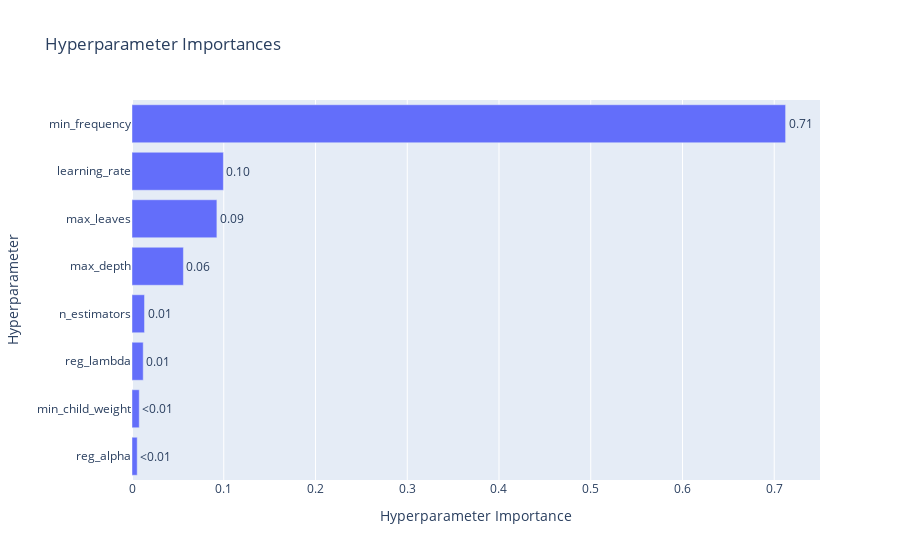

The cell this chart's notebook holds for it:
### Code cell
plot_param_importances(study_prunning)

### Figure 1 — Plotly figure (JSON) as saved in the notebook; plotly's stock layout.template omitted (floating-point values rounded to 4 significant figures)
{"data": [{"cliponaxis": false, "hovertemplate": ["reg_alpha (FloatDistribution): 0.005673400333076474<extra></extra>", "min_child_weight (IntDistribution): 0.00789780058665242<extra></extra>", "reg_lambda (FloatDistribution): 0.012237026927619257<extra></extra>", "n_estimators (IntDistribution): 0.013646230819379167<extra></extra>", "max_depth (IntDistribution): 0.056028489458700724<extra></extra>", "max_leaves (IntDistribution): 0.09252545372296617<extra></extra>", "learning_rate (FloatDistribution): 0.0996111793563554<extra></extra>", "min_frequency (FloatDistribution): 0.7123804187952504<extra></extra>"], "name": "Objective Value", "orientation": "h", "text": ["<0.01", "<0.01", "0.01", "0.01", "0.06", "0.09", "0.10", "0.71"], "textposition": "outside", "type": "bar", "x": [0.005673, 0.007898, 0.01224, 0.01365, 0.05603, 0.09253, 0.09961, 0.7124], "y": ["reg_alpha", "min_child_weight", "reg_lambda", "n_estimators", "max_depth", "max_leaves", "learning_rate", "min_frequency"]}], "layout": {"autosize": true, "title": {"text": "Hyperparameter Importances"}, "xaxis": {"autorange": true, "range": [0, 0.7499], "title": {"text": "Hyperparameter Importance"}, "type": "linear"}, "yaxis": {"autorange": true, "range": [-0.5, 7.5], "title": {"text": "Hyperparameter"}, "type": "category"}}}
